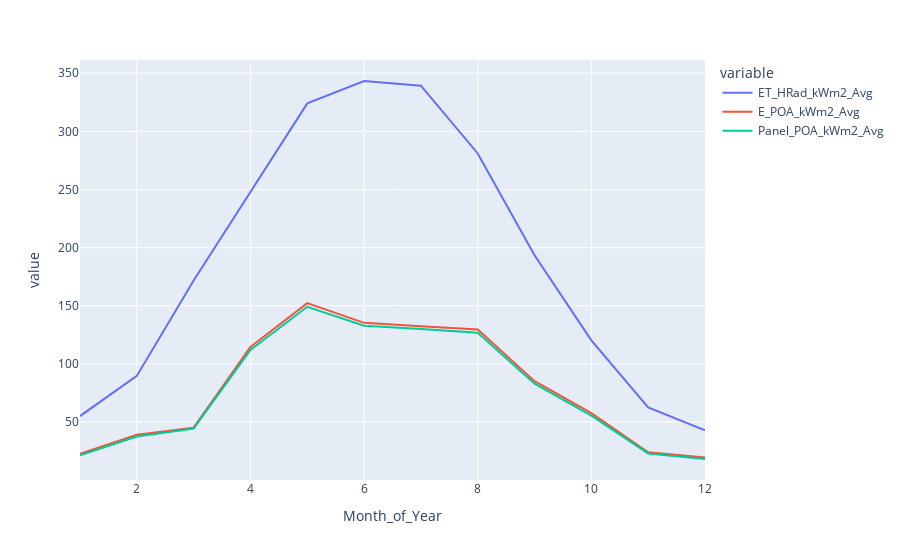

Write notebook code for a chart like this one.
### Code cell
px.line(pv_model.summary_grouped.monthly[["ET_HRad_kWm2_Avg", "E_POA_kWm2_Avg", "Panel_POA_kWm2_Avg"]])

### Figure 1 — Plotly figure (JSON) as saved in the notebook; plotly's stock layout.template omitted (floating-point values rounded to 4 significant figures)
{"data": [{"hovertemplate": "variable=ET_HRad_kWm2_Avg<br>Month_of_Year=%{x}<br>value=%{y}<extra></extra>", "legendgroup": "ET_HRad_kWm2_Avg", "line": {"color": "#636efa", "dash": "solid"}, "marker": {"symbol": "circle"}, "mode": "lines", "name": "ET_HRad_kWm2_Avg", "orientation": "v", "showlegend": true, "type": "scatter", "x": [1, 2, 3, 4, 5, 6, 7, 8, 9, 10, 11, 12], "xaxis": "x", "y": [55.03, 89.61, 171.7, 247.7, 324.1, 343.3, 339.3, 281.0, 193.5, 120.2, 62.41, 42.78], "yaxis": "y"}, {"hovertemplate": "variable=E_POA_kWm2_Avg<br>Month_of_Year=%{x}<br>value=%{y}<extra></extra>", "legendgroup": "E_POA_kWm2_Avg", "line": {"color": "#EF553B", "dash": "solid"}, "marker": {"symbol": "circle"}, "mode": "lines", "name": "E_POA_kWm2_Avg", "orientation": "v", "showlegend": true, "type": "scatter", "x": [1, 2, 3, 4, 5, 6, 7, 8, 9, 10, 11, 12], "xaxis": "x", "y": [22.58, 39.02, 45.05, 114.4, 152.2, 135.3, 132.4, 129.5, 85.02, 57.56, 23.88, 19.34], "yaxis": "y"}, {"hovertemplate": "variable=Panel_POA_kWm2_Avg<br>Month_of_Year=%{x}<br>value=%{y}<extra></extra>", "legendgroup": "Panel_POA_kWm2_Avg", "line": {"color": "#00cc96", "dash": "solid"}, "marker": {"symbol": "circle"}, "mode": "lines", "name": "Panel_POA_kWm2_Avg", "orientation": "v", "showlegend": true, "type": "scatter", "x": [1, 2, 3, 4, 5, 6, 7, 8, 9, 10, 11, 12], "xaxis": "x", "y": [21.34, 37.46, 44.31, 111.9, 149.1, 132.8, 130.1, 126.7, 82.93, 55.5, 22.89, 18.11], "yaxis": "y"}], "layout": {"legend": {"title": {"text": "variable"}, "tracegroupgap": 0}, "margin": {"t": 60}, "xaxis": {"anchor": "y", "domain": [0, 1], "title": {"text": "Month_of_Year"}}, "yaxis": {"anchor": "x", "domain": [0, 1], "title": {"text": "value"}}}}
